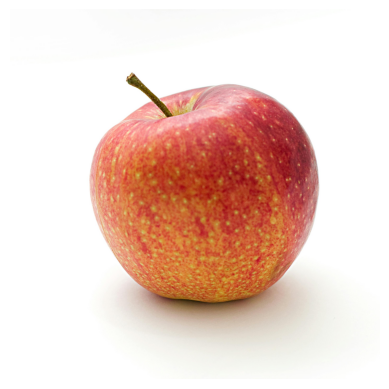
#> input picture fru.png, 389 x 389 px
$ jupyter execute prog10.ipynb
#> lines starting #> are read from the running program, lines starting #| are printed output that depends on the picture
[cell 1]
import cv2
import numpy as np
import matplotlib.pyplot as plt
# %pip install scikit-image
from skimage.metrics import structural_similarity as ssim

image = cv2.imread('fru.png')
#> image is the input picture: shape (389, 389, 3); mean B, G, R 200.6, 210.1, 236.6
image_rgb = cv2.cvtColor(image, cv2.COLOR_BGR2RGB)
kernel_size = 9

# blurring the image
blur_kernel = np.ones((kernel_size, kernel_size), dtype=np.float32) / (kernel_size * kernel_size)
blurred = cv2.filter2D(image_rgb, -1, blur_kernel)
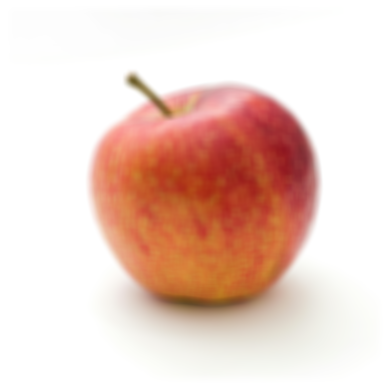
#> blurred: shape (389, 389, 3); mean R, G, B 236.6, 210.1, 200.6

# smoothing the image
smooth_kernel = np.array( [[2, 2, 2],[2, 10, 2],[2, 2, 2]], dtype=np.float32) / 13
smoothed = cv2.filter2D(image_rgb, -1, smooth_kernel)
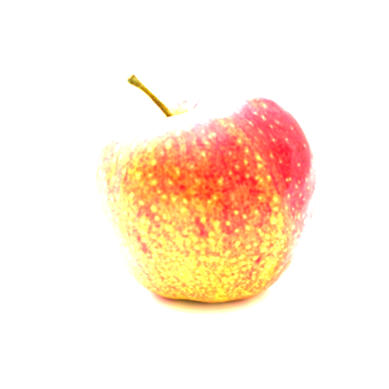
#> smoothed: shape (389, 389, 3); mean R, G, B 254.7, 237.9, 223.1

# [10 lines of commented-out code are left out]

fig, axs = plt.subplots(1,3)

axs[0].imshow(image_rgb)
axs[0].set_title('Original Image')
axs[0].axis('off')

axs[1].imshow(blurred)
axs[1].set_title('Blurred Image')
axs[1].axis('off')

axs[2].imshow(smoothed)
axs[2].set_title('Smoothed Image')
axs[2].axis('off')

plt.tight_layout()
plt.show()
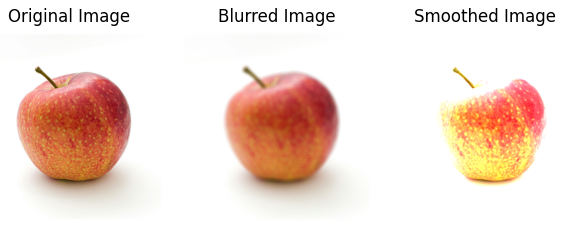
#> figure drawn by matplotlib, 3 panels

[cell 2]
import cv2 as cv
import matplotlib.pyplot as plt
plt.rc('figure', figsize=(10,10))

img = cv.imread("fru.png")
img_rgb = cv.cvtColor(img, cv.COLOR_BGR2RGB)

avgBlur = cv.blur(img_rgb, (5,5))
gaussianBlur = cv.GaussianBlur(img_rgb,(5,5), 0)
medianBlur = cv.medianBlur(img_rgb, 5)

plt.subplot(131);plt.imshow(gaussianBlur)
plt.subplot(132); plt.imshow(avgBlur)
plt.subplot(133); plt.imshow(medianBlur)
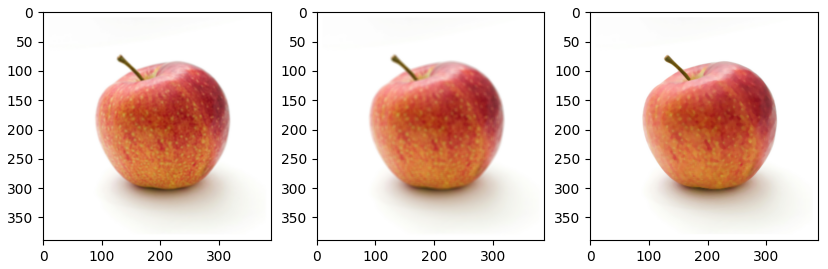
#> figure drawn by matplotlib, 3 panels
